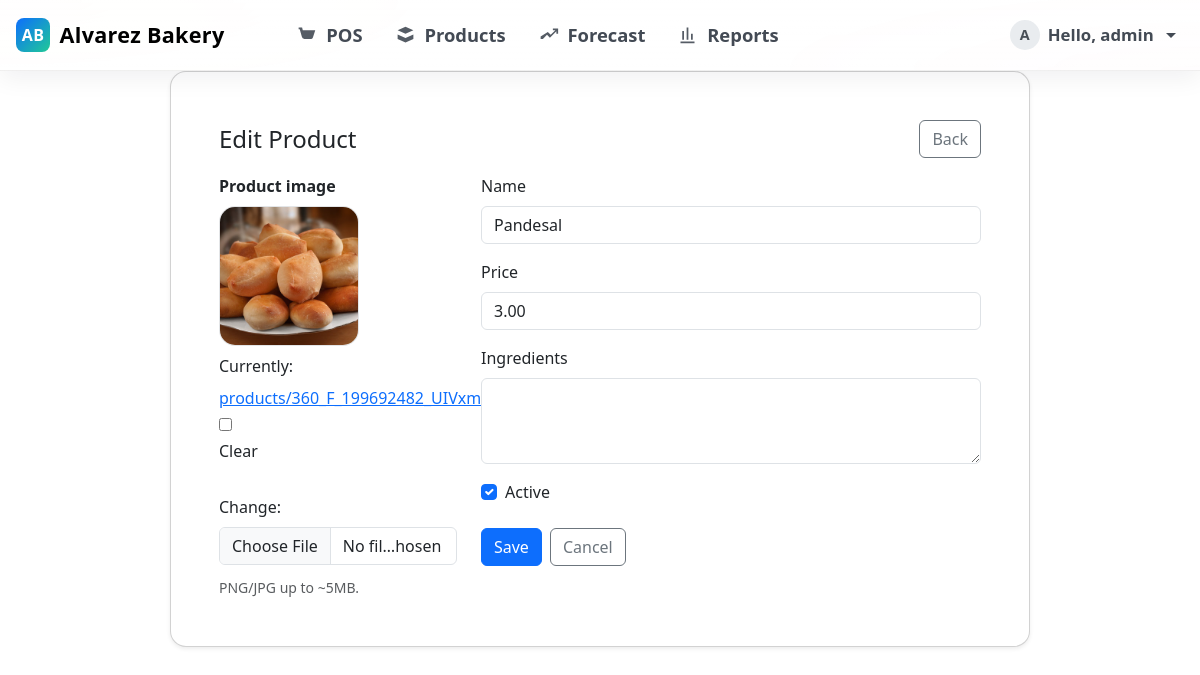
Screenshot of /products/1/edit/ (signed in) with the database file from the repository.
### core/models.py (models this page shows, shortened)
class Product(models.Model):
    name = models.CharField(max_length=160)
    price = models.DecimalField(max_digits=10, decimal_places=2)
    ingredients = models.TextField(blank=True)
    is_active = models.BooleanField(default=True)
    image = models.ImageField(upload_to="products/", blank=True, null=True)
    created_at = models.DateTimeField(auto_now_add=True)
    updated_at = models.DateTimeField(auto_now=True)

### core/views.py (the view)
# urls.py: path('products/<int:pk>/edit/', core_views.product_edit, name='product_edit'),
@login_required
@user_passes_test(is_admin)
def product_edit(request, pk):
    product = get_object_or_404(Product, pk=pk)
    if request.method == 'POST':
        form = ProductForm(request.POST, request.FILES, instance=product)  # <-- IMPORTANT
        if form.is_valid():
            form.save()
            messages.success(request, 'Product updated.')
            return redirect('product_list')
    else:
        form = ProductForm(instance=product)
    return render(request, 'core/product_form.html', {'form': form})

### core/forms.py
class ProductForm(forms.ModelForm):
    class Meta:
        model = Product
        fields = ['image', 'name', 'price', 'ingredients', 'is_active']
        widgets = {
            'image': forms.ClearableFileInput(attrs={
                'class': 'form-control',   # so it matches your bootstrap style
                'accept': 'image/*',
                'id': 'id_image',
            }),
            'name': forms.TextInput(attrs={'class': 'form-control'}),
            'price': forms.NumberInput(attrs={'class': 'form-control', 'step': '0.01'}),
            'ingredients': forms.Textarea(attrs={'class': 'form-control', 'rows': 3}),
            'is_active': forms.CheckboxInput(attrs={'class': 'form-check-input'}),
        }

### core/views.py (called while the page is built)
def is_admin(user):
    return user.is_staff  # treat staff=True as Admin role

### templates/core/product_form.html (shortened to what this page needs)
{% extends 'core/base.html' %}
{% load static %}
{% block content %}
<div class="card shadow-sm form-card mx-auto">
  <div class="card-body p-4 p-md-5">
    <div class="d-flex justify-content-between align-items-center mb-3">
      <h2 class="h4 m-0">{{ form.instance.pk|yesno:"Edit Product,New Product" }}</h2>
      <a href="/products/" class="btn btn-outline-secondary">Back</a>
    </div>
    <form method="post" enctype="multipart/form-data" novalidate>
      <div class="row g-4">
        <div class="col-md-4">
          <label class="form-label fw-semibold">Product image</label>
          <div class="d-flex flex-column align-items-start gap-2">
            {% if form.instance.image %}
              <img id="preview" src="{{ form.instance.image.url }}" class="thumb-lg" alt="Preview">
            {% else %}
              <img id="preview" src="" class="thumb-lg d-none" alt="Preview">
              <div id="placeholder" class="thumb-lg d-flex align-items-center justify-content-center">
                <span class="text-secondary small">No image</span>
              </div>
            {% endif %}
            {{ form.image }}
            <div class="form-text">PNG/JPG up to ~5MB.</div>
          </div>
        </div>
        <div class="col-md-8">
          <div class="mb-3">
            <label class="form-label">Name</label>
            {{ form.name }}
          </div>
          <div class="mb-3">
            <label class="form-label">Price</label>
            {{ form.price }}
          </div>
          <div class="mb-3">
            <label class="form-label">Ingredients</label>
            {{ form.ingredients }}
          </div>
          <div class="form-check mb-4">
            {{ form.is_active }}
            <label class="form-check-label">Active</label>
          </div>
          <div class="d-flex gap-2">
            <button class="btn btn-honey" type="submit">Save</button>
            <a class="btn btn-outline-secondary" href="/products/">Cancel</a>
          </div>
        </div>
      </div>
    </form>
  </div>
</div>
{% endblock %}

### templates/core/base.html (shortened to what this page needs)
{% load static %}
<!doctype html>
<html lang="en">
<head>
  <link rel="stylesheet" href="https://cdn.jsdelivr.net/npm/bootstrap@5.3.3/dist/css/bootstrap.min.css">
</head>
<body>
{% if request.path != '/login/' %}
<nav class="navbar navbar-expand-lg navbar-light navbar-elevated">
  <div class="container-fluid px-3">
    <a class="navbar-brand" href="/">
      <span class="brand-mark">AB</span>
      Alvarez Bakery
    </a>
    <div class="collapse navbar-collapse" id="nav">
      <ul class="navbar-nav ms-3 ms-md-4 ms-lg-5 me-auto">
        <li class="nav-item">
          <a class="nav-link {% if request.path == '/pos/' %}active{% endif %}" href="/pos/" title="Point of Sale">
            <svg class="nav-ic" viewBox="0 0 24 24" fill="currentColor" aria-hidden="true">
              <path d="M7 4H5L4 6h2l2.68 9.39A2 2 0 0 0 10.6 17h6.8a2 2 0 0 0 1.93-1.52L22 7H6.42L5.92 5.5 5.7 4.8A1 1 0 0 0 4.74 4H3v2h1.26l2.43 8.5A3 3 0 0 0 9.6 17H18v-2H9.6L7 4Z"/>
            </svg>
            <span>POS</span>
          </a>
        </li>
        {% if request.user.is_staff %}
        <li class="nav-item">
          <a class="nav-link {% if request.path == '/products/' %}active{% endif %}" href="/products/" title="Manage Products">
            <svg class="nav-ic" viewBox="0 0 24 24" fill="currentColor" aria-hidden="true">
              <path d="M3 7l9-4 9 4-9 4-9-4Zm0 5l9 4 9-4v5l-9 4-9-4v-5Z"/>
            </svg>
            <span>Products</span>
          </a>
        </li>
        <li class="nav-item">
          <a class="nav-link {% if request.path == '/forecast/' %}active{% endif %}" href="/forecast/" title="Forecast & Trends">
            <svg class="nav-ic" viewBox="0 0 24 24" fill="currentColor" aria-hidden="true">
              <path d="M3 17h2.59l4.7-4.7 3.3 3.3L21 8.18V11h2V5h-6v2h2.82l-5.3 5.3-3.3-3.3L3 14.41V17Z"/>
            </svg>
            <span>Forecast</span>
          </a>
        </li>
        <li class="nav-item">
          <a class="nav-link {% if request.path == '/reports/' %}active{% endif %}" href="/reports/" title="Reports">
            <svg class="nav-ic" viewBox="0 0 24 24" fill="currentColor" aria-hidden="true">
              <path d="M4 20h16v2H4zM6 18h2V8H6v10Zm5 0h2V4h-2v14Zm5 0h2v-7h-2v7Z"/>
            </svg>
            <span>Reports</span>
          </a>
        </li>
        {% endif %}
      </ul>
      <ul class="navbar-nav ms-auto align-items-center">
        {% if request.user.is_authenticated %}
          <li class="nav-item dropdown">
            <a class="nav-link dropdown-toggle d-flex align-items-center gap-2" href="#" id="userMenu" role="button" data-bs-toggle="dropdown" aria-expanded="false" style="font-size:1.05rem;">
              <span class="avatar">{{ request.user.username|slice:":1"|upper }}</span>
              <span class="d-none d-sm-inline">Hello, {{ request.user.username }}</span>
            </a>
          </li>
        {% else %}
          <li class="nav-item">
            <a class="btn btn-primary btn-lg" href="/login/">Login</a>
          </li>
        {% endif %}
      </ul>
    </div>
  </div>
</nav>
{% endif %}
<div class="{% if request.path == '/login/' %}container-fluid p-0{% else %}container{% endif %}">
  {% block content %}{% endblock %}
</div>
</body>
</html>

### templates/core/base.html (style rules this page uses)
.card { border-radius: 1rem; }
.navbar-elevated { position: sticky; top: 0; z-index: 1030; background: linear-gradient(180deg, rgba(255,255,255,.92), rgba(255,255,255,.88)), radial-gradient(800px 160px at 0% 0%, rgba(255,214,150,.15), transparent 60%), radial-gradient(800px 160px at 100% 100%, rgba(255,143,178,.12), transparent 60%); backdrop-filter: saturate(180%) blur(6px); -webkit-backdrop-filter: saturate(180%) blur(6px); border-bottom: 1px solid rgba(0,0,0,.06); box-shadow: 0 8px 24px rgba(16,24,40,.06); }
.navbar-brand { display: inline-flex; align-items: center; gap: .6rem; font-weight: 800; letter-spacing: .3px; font-size: 1.25rem; }
@media (min-width: 1200px) { .navbar-brand { font-size: 1.35rem; } }
.brand-mark { width: 34px; height: 34px; border-radius: 8px; background: linear-gradient(135deg, #0d6efd, #20c997); display: inline-grid; place-items: center; color: #fff; font-size: 1rem; font-weight: 700; }
.navbar-nav { gap: .6rem; }
@media (min-width: 992px) { .navbar-nav { gap: 1rem; } }
.nav-link { border-radius: 999px; display: inline-flex; align-items: center; gap: .55rem; color: #434a54; font-weight: 600; padding: .65rem 1rem; font-size: 1.05rem; }
@media (min-width: 992px) { .nav-link { padding: .75rem 1.15rem; font-size: 1.15rem; } }
.nav-ic { width: 19px; height: 19px; opacity: .9; }
@media (min-width: 992px) { .nav-ic { width: 21px; height: 21px; } }
.avatar { width: 30px; height: 30px; border-radius: 50%; display: inline-flex; align-items: center; justify-content: center; background: #e9ecef; color: #495057; font-weight: 700; font-size: .9rem; }

### templates/core/product_form.html (style rules this page uses)
.form-card { max-width: 860px; }
.thumb-lg { width: 140px; height: 140px; border-radius: 16px; object-fit: cover; background:#f1f3f5; border:1px solid rgba(0,0,0,.06); }
.btn-honey { background:#0d6efd; border-color:#0d6efd; color:#fff; }

### rows the page displays
Product: instance.pk "Edit Product", instance.image (picture), name "Pandesal", price "3.00", is_active "☑"

### other values shown
{{ request.user.username|slice:":1"|upper }} "A"
{{ request.user.username }} "admin"
